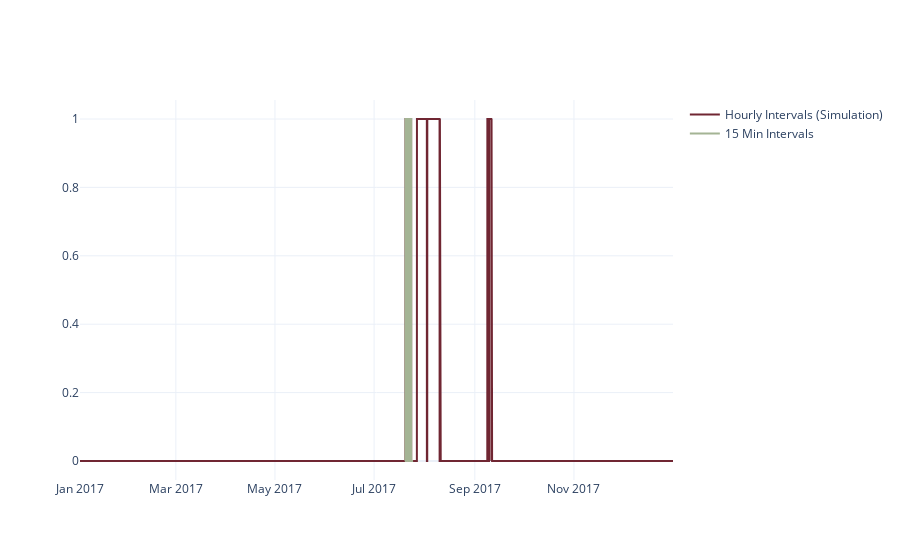

Source (notebook cell):
### Code cell
fig = go.Figure()
fig.add_trace(go.Scatter(x=wo_hour["DateTime"], y=wo_hour["Window Open"], mode='lines', name="Hourly Intervals (Simulation)"))
fig.add_trace(go.Scatter(x=dfmix["DateTime"], y=dfmix["Window Open"], mode='lines', name="15 Min Intervals"))

### Figure 1 — Plotly figure (JSON) as saved in the notebook; plotly's stock layout.template omitted (floating-point values rounded to 4 significant figures; data arrays with more than 128 entries replaced by an {"elided": "..."} marker saying what was removed)
{"data": [{"mode": "lines", "name": "Hourly Intervals (Simulation)", "type": "scatter", "x": {"elided": "8760 str values"}, "y": {"elided": "8760 int values"}}, {"mode": "lines", "name": "15 Min Intervals", "type": "scatter", "x": {"elided": "480 str values"}, "y": {"elided": "480 int values"}}], "layout": {}}
